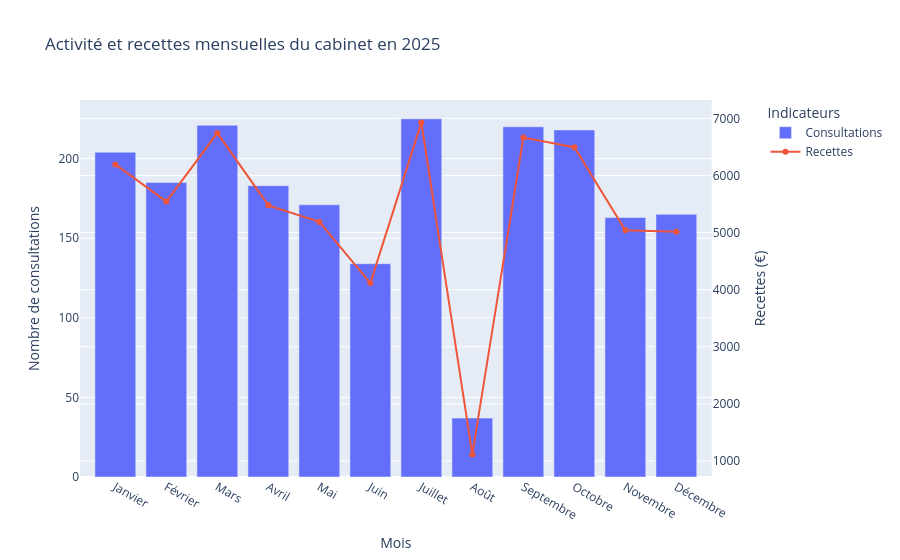

Notebook source saved alongside this figure:
### Code cell
# Visualisation mensuelle activité / recettes
plot_activite_recettes(activite_mensuelle_2025, 2025)

### Figure 1 — Plotly figure (JSON) as saved in the notebook; plotly's stock layout.template omitted (floating-point values rounded to 4 significant figures)
{"data": [{"name": "Consultations", "type": "bar", "x": ["Janvier", "Février", "Mars", "Avril", "Mai", "Juin", "Juillet", "Août", "Septembre", "Octobre", "Novembre", "Décembre"], "xaxis": "x", "y": [204.0, 185.0, 221.0, 183.0, 171.0, 134.0, 225.0, 37.0, 220.0, 218.0, 163.0, 165.0], "yaxis": "y"}, {"mode": "lines+markers", "name": "Recettes", "type": "scatter", "x": ["Janvier", "Février", "Mars", "Avril", "Mai", "Juin", "Juillet", "Août", "Septembre", "Octobre", "Novembre", "Décembre"], "xaxis": "x", "y": [6194.0, 5542.0, 6743.0, 5477.0, 5187.0, 4115.0, 6926.0, 1115.0, 6663.0, 6496.0, 5040.0, 5016.0], "yaxis": "y2"}], "layout": {"legend": {"title": {"text": "Indicateurs"}}, "title": {"text": "Activité et recettes mensuelles du cabinet en 2025"}, "xaxis": {"anchor": "y", "domain": [0, 0.94], "title": {"text": "Mois"}}, "yaxis": {"anchor": "x", "domain": [0, 1], "title": {"text": "Nombre de consultations"}}, "yaxis2": {"anchor": "x", "overlaying": "y", "side": "right", "title": {"text": "Recettes (€)"}}}}
